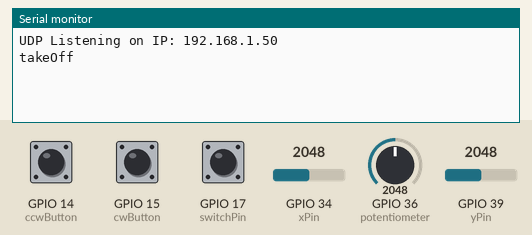
The program below on a simulated ESP32. Parts: the last lines printed to the serial monitor. The inputs (shaded band) are chosen by the test bench; at power-on: GPIO 34 (xPin) = 2048, GPIO 39 (yPin) = 2048, GPIO 14 (ccwButton) HIGH, GPIO 15 (cwButton) HIGH, GPIO 17 (switchPin) LOW, GPIO 36 (potentiometer) = 2048. WiFi joins after 1.5 s; servers stay silent unless stated.

Above: at 2.7 s.
2.8 s: GPIO 34 (xPin) set to 1026
4.3 s: GPIO 34 (xPin) set to 952
At 4.42 s:
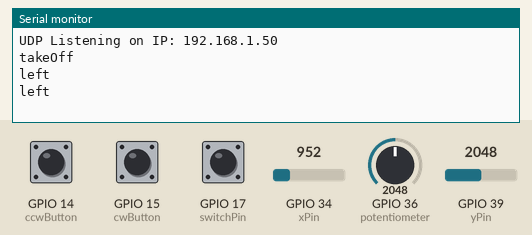
6.2 s: GPIO 39 (yPin) set to 1068
At 6.23 s:
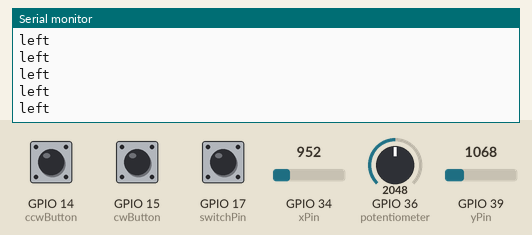
7.7 s: GPIO 39 (yPin) set to 938
At 7.74 s:
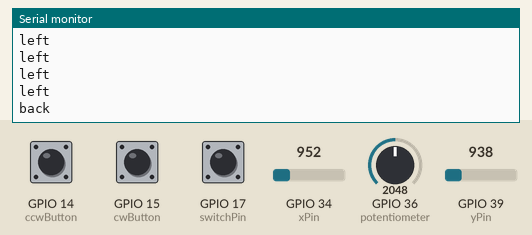

The program:

main.cpp
```cpp
#include <Arduino.h>
#include "WiFi.h"
#include "AsyncUDP.h"

const char *ssid = "Mit Mobile Hotspot. Stay away";
const char *password = "x½";

enum Movement
{
  left,
  right,
  forward,
  backward,
  stay,
  up,
  down,
  land,
  takeOff,
  cw,
  ccw

};
bool inAir = false;

const int switchPin = 17;
const int potentiometer = 36;
const int yPin = 39;
const int xPin = 34;
const int ccwButton = 14;
const int cwButton = 15;

String speed = "21";

AsyncUDP udp;

void setup()
{

  pinMode(switchPin, INPUT_PULLDOWN);
  pinMode(potentiometer, INPUT);
  pinMode(cwButton, INPUT_PULLUP);
  pinMode(ccwButton, INPUT_PULLUP);
  pinMode(xPin, INPUT);
  pinMode(yPin, INPUT);
  Serial.begin(9600);


 WiFi.mode(WIFI_STA);
  WiFi.begin(ssid, password);
  if (WiFi.waitForConnectResult() != WL_CONNECTED) {
    Serial.println("WiFi Failed");
    while (1) {
      delay(1000);
    }
  }
  if (udp.listen(4000)) {
    Serial.print("UDP Listening on IP: ");
    Serial.println(WiFi.localIP());
    udp.onPacket([](AsyncUDPPacket packet) {
      Serial.print("UDP Packet Type: ");
      Serial.print(packet.isBroadcast()
                       ? "Broadcast"
                       : packet.isMulticast() ? "Multicast" : "Unicast");
      Serial.print(", From: ");
      Serial.print(packet.remoteIP());
      Serial.print(":");
      Serial.print(packet.remotePort());
      Serial.print(", To: ");
      Serial.print(packet.localIP());
      Serial.print(":");
      Serial.print(packet.localPort());
      Serial.print(", Length: ");
      Serial.print(packet.length());
      Serial.print(", Data: ");
      Serial.write(packet.data(), packet.length());
      Serial.println();

      // reply to the client/sender
      packet.printf("Got %u bytes of data", packet.length());
    });
  }

}


void sendMessage(String msg){
  udp.writeTo((const uint8_t *)msg.c_str(), msg.length(),
              IPAddress(192, 168, 43, 57), 4001);
Serial.println(msg);

}


bool isButtonPressed(int buttonState)
{
  if (buttonState == 0)
  {
    return true;
  }
  else
  {
    return false;
  }
}

void doStuff(Movement movement)
{
  switch (movement)
  {
  case left:
    sendMessage("left");
    break;
  case right:
    sendMessage("right");
    break;
  case forward:
    sendMessage("forward");
    break;
  case backward:
    sendMessage("back");
    break;
  case land:
    sendMessage("land");
    inAir = false;
    break;
  case takeOff:
    sendMessage("takeOff");
    inAir = true;
    break;
  case cw:
    sendMessage("cw");
    break;
  case ccw:
    sendMessage("ccw");
    break;
  case up:
    sendMessage("up");
    break;
  case down:
    sendMessage("down");
    break;
  default:
    sendMessage("hallo");
    break;
  }
}

void loop()
{
  int cwButtonState = digitalRead(cwButton);
  int ccwButtonState = digitalRead(ccwButton);
  int potentiometerValue = analogRead(potentiometer);
  int switchState = digitalRead(switchPin);
  int xVal = analogRead(xPin);
  int yVal = analogRead(yPin);

  if (isButtonPressed(cwButtonState))
  {
    doStuff(cw);
  }
  if (isButtonPressed(ccwButtonState))
  {
    doStuff(ccw);
  }
  if (isButtonPressed(cwButtonState && ccwButtonState))
  {
    doStuff(stay);
  }
  if (isButtonPressed(switchState) && !inAir)
  {
    doStuff(takeOff);
  }
  if (!isButtonPressed(switchState) && inAir)
  {
    doStuff(land);
  }
  if (potentiometerValue > 3900)
  {
    doStuff(up);
  }
  if (potentiometerValue < 200)
  {
    doStuff(down);
  }
  if (xVal > 3000)
  {
    doStuff(right);
  }
  if (xVal < 1000)
  {
    doStuff(left);
  }
  if (yVal > 3000)
  {
    doStuff(forward);
  }
  if (yVal < 1000)
  {
    doStuff(backward);
  }


  delay(100);
}
```

Measured:
- the behaviour switches between 1000 and 999 on GPIO 34 (xPin) (found by bisection; images 0 and 1)
- the behaviour switches between 1000 and 999 on GPIO 39 (yPin) (found by bisection; images 2 and 3)
- after the input at 4.3 s, the serial monitor: prints a new line at once (image 1)
- after the input at 7.7 s, the serial monitor: prints a new line at once (image 3)
